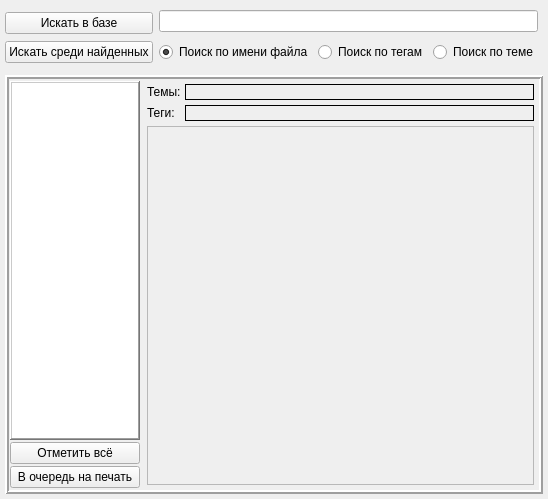
<?xml version="1.0" encoding="UTF-8"?>
<ui version="4.0">
 <class>SearcherWidget</class>
 <widget class="QWidget" name="SearcherWidget">
  <property name="geometry">
   <rect>
    <x>0</x>
    <y>0</y>
    <width>500</width>
    <height>499</height>
   </rect>
  </property>
  <property name="sizePolicy">
   <sizepolicy hsizetype="Expanding" vsizetype="Expanding">
    <horstretch>0</horstretch>
    <verstretch>0</verstretch>
   </sizepolicy>
  </property>
  <property name="windowTitle">
   <string>Form</string>
  </property>
  <layout class="QGridLayout" name="gridLayout">
   <property name="leftMargin">
    <number>5</number>
   </property>
   <property name="topMargin">
    <number>5</number>
   </property>
   <property name="rightMargin">
    <number>5</number>
   </property>
   <property name="bottomMargin">
    <number>5</number>
   </property>
   <property name="horizontalSpacing">
    <number>5</number>
   </property>
   <property name="verticalSpacing">
    <number>3</number>
   </property>
   <item row="2" column="0">
    <widget class="QFrame" name="frame">
     <property name="sizePolicy">
      <sizepolicy hsizetype="Preferred" vsizetype="Preferred">
       <horstretch>0</horstretch>
       <verstretch>0</verstretch>
      </sizepolicy>
     </property>
     <property name="frameShape">
      <enum>QFrame::Box</enum>
     </property>
     <property name="frameShadow">
      <enum>QFrame::Raised</enum>
     </property>
     <property name="lineWidth">
      <number>2</number>
     </property>
     <property name="midLineWidth">
      <number>0</number>
     </property>
     <layout class="QHBoxLayout" name="horizontalLayout_6" stretch="0,0">
      <property name="spacing">
       <number>1</number>
      </property>
      <property name="sizeConstraint">
       <enum>QLayout::SetDefaultConstraint</enum>
      </property>
      <property name="leftMargin">
       <number>0</number>
      </property>
      <property name="topMargin">
       <number>0</number>
      </property>
      <property name="rightMargin">
       <number>0</number>
      </property>
      <property name="bottomMargin">
       <number>0</number>
      </property>
      <item>
       <layout class="QVBoxLayout" name="verticalLayout_2">
        <property name="spacing">
         <number>2</number>
        </property>
        <property name="sizeConstraint">
         <enum>QLayout::SetMinimumSize</enum>
        </property>
        <property name="leftMargin">
         <number>1</number>
        </property>
        <property name="topMargin">
         <number>2</number>
        </property>
        <property name="rightMargin">
         <number>1</number>
        </property>
        <property name="bottomMargin">
         <number>2</number>
        </property>
        <item>
         <widget class="QListWidget" name="FoundObjectsList">
          <property name="sizePolicy">
           <sizepolicy hsizetype="Minimum" vsizetype="Expanding">
            <horstretch>0</horstretch>
            <verstretch>0</verstretch>
           </sizepolicy>
          </property>
          <property name="maximumSize">
           <size>
            <width>130</width>
            <height>16777215</height>
           </size>
          </property>
          <property name="frameShape">
           <enum>QFrame::WinPanel</enum>
          </property>
          <property name="frameShadow">
           <enum>QFrame::Raised</enum>
          </property>
          <property name="lineWidth">
           <number>1</number>
          </property>
          <property name="currentRow">
           <number>-1</number>
          </property>
         </widget>
        </item>
        <item>
         <widget class="QPushButton" name="selectAllButton">
          <property name="sizePolicy">
           <sizepolicy hsizetype="Minimum" vsizetype="Fixed">
            <horstretch>0</horstretch>
            <verstretch>0</verstretch>
           </sizepolicy>
          </property>
          <property name="maximumSize">
           <size>
            <width>130</width>
            <height>16777215</height>
           </size>
          </property>
          <property name="text">
           <string>Отметить всё</string>
          </property>
         </widget>
        </item>
        <item>
         <widget class="QPushButton" name="printQueueButton">
          <property name="maximumSize">
           <size>
            <width>130</width>
            <height>16777215</height>
           </size>
          </property>
          <property name="font">
           <font>
            <weight>50</weight>
            <italic>false</italic>
            <bold>false</bold>
            <underline>false</underline>
            <strikeout>false</strikeout>
            <stylestrategy>PreferDefault</stylestrategy>
            <kerning>true</kerning>
           </font>
          </property>
          <property name="mouseTracking">
           <bool>false</bool>
          </property>
          <property name="whatsThis">
           <string/>
          </property>
          <property name="text">
           <string>В очередь на печать</string>
          </property>
          <property name="autoDefault">
           <bool>false</bool>
          </property>
          <property name="default">
           <bool>false</bool>
          </property>
          <property name="flat">
           <bool>false</bool>
          </property>
         </widget>
        </item>
       </layout>
      </item>
      <item>
       <layout class="QVBoxLayout" name="verticalLayout">
        <property name="spacing">
         <number>5</number>
        </property>
        <property name="leftMargin">
         <number>5</number>
        </property>
        <property name="topMargin">
         <number>5</number>
        </property>
        <property name="rightMargin">
         <number>5</number>
        </property>
        <property name="bottomMargin">
         <number>5</number>
        </property>
        <item>
         <layout class="QHBoxLayout" name="horizontalLayout_2" stretch="1,9">
          <property name="spacing">
           <number>5</number>
          </property>
          <property name="leftMargin">
           <number>0</number>
          </property>
          <property name="topMargin">
           <number>0</number>
          </property>
          <property name="rightMargin">
           <number>0</number>
          </property>
          <property name="bottomMargin">
           <number>0</number>
          </property>
          <item>
           <widget class="QLabel" name="theme_label">
            <property name="maximumSize">
             <size>
              <width>33</width>
              <height>16777215</height>
             </size>
            </property>
            <property name="text">
             <string>Темы:</string>
            </property>
           </widget>
          </item>
          <item>
           <widget class="QLabel" name="theme_label_field">
            <property name="frameShape">
             <enum>QFrame::Panel</enum>
            </property>
            <property name="text">
             <string/>
            </property>
           </widget>
          </item>
         </layout>
        </item>
        <item>
         <layout class="QHBoxLayout" name="horizontalLayout_3" stretch="1,9">
          <property name="spacing">
           <number>5</number>
          </property>
          <property name="leftMargin">
           <number>0</number>
          </property>
          <property name="topMargin">
           <number>0</number>
          </property>
          <property name="rightMargin">
           <number>0</number>
          </property>
          <property name="bottomMargin">
           <number>0</number>
          </property>
          <item>
           <widget class="QLabel" name="tags_label_2">
            <property name="maximumSize">
             <size>
              <width>33</width>
              <height>16777215</height>
             </size>
            </property>
            <property name="text">
             <string>Теги:</string>
            </property>
           </widget>
          </item>
          <item>
           <widget class="QLabel" name="tags_label_field">
            <property name="frameShape">
             <enum>QFrame::Panel</enum>
            </property>
            <property name="text">
             <string/>
            </property>
           </widget>
          </item>
         </layout>
        </item>
        <item>
         <widget class="QScrollArea" name="FoundObjectsMonitor">
          <property name="verticalScrollBarPolicy">
           <enum>Qt::ScrollBarAsNeeded</enum>
          </property>
          <property name="sizeAdjustPolicy">
           <enum>QAbstractScrollArea::AdjustIgnored</enum>
          </property>
          <property name="widgetResizable">
           <bool>true</bool>
          </property>
          <property name="alignment">
           <set>Qt::AlignCenter</set>
          </property>
          <widget class="QWidget" name="scrollAreaWidgetContents">
           <property name="geometry">
            <rect>
             <x>0</x>
             <y>0</y>
             <width>337</width>
             <height>355</height>
            </rect>
           </property>
          </widget>
         </widget>
        </item>
       </layout>
      </item>
     </layout>
    </widget>
   </item>
   <item row="0" column="0">
    <layout class="QHBoxLayout" name="horizontalLayout" stretch="0,0">
     <property name="spacing">
      <number>1</number>
     </property>
     <property name="leftMargin">
      <number>0</number>
     </property>
     <property name="rightMargin">
      <number>0</number>
     </property>
     <property name="bottomMargin">
      <number>0</number>
     </property>
     <item>
      <layout class="QVBoxLayout" name="verticalLayout_3">
       <property name="spacing">
        <number>0</number>
       </property>
       <property name="sizeConstraint">
        <enum>QLayout::SetMinimumSize</enum>
       </property>
       <property name="leftMargin">
        <number>0</number>
       </property>
       <property name="topMargin">
        <number>0</number>
       </property>
       <property name="rightMargin">
        <number>0</number>
       </property>
       <property name="bottomMargin">
        <number>0</number>
       </property>
       <item>
        <widget class="QPushButton" name="find_button">
         <property name="sizePolicy">
          <sizepolicy hsizetype="Minimum" vsizetype="Fixed">
           <horstretch>0</horstretch>
           <verstretch>0</verstretch>
          </sizepolicy>
         </property>
         <property name="text">
          <string>Искать в базе</string>
         </property>
         <property name="default">
          <bool>false</bool>
         </property>
         <property name="flat">
          <bool>false</bool>
         </property>
        </widget>
       </item>
       <item>
        <widget class="QPushButton" name="local_find_button">
         <property name="text">
          <string>Искать среди найденных</string>
         </property>
        </widget>
       </item>
      </layout>
     </item>
     <item>
      <layout class="QVBoxLayout" name="verticalLayout_4">
       <property name="spacing">
        <number>5</number>
       </property>
       <property name="leftMargin">
        <number>5</number>
       </property>
       <property name="topMargin">
        <number>5</number>
       </property>
       <property name="rightMargin">
        <number>5</number>
       </property>
       <property name="bottomMargin">
        <number>5</number>
       </property>
       <item>
        <widget class="QLineEdit" name="query_text_line">
         <property name="sizePolicy">
          <sizepolicy hsizetype="Expanding" vsizetype="Fixed">
           <horstretch>0</horstretch>
           <verstretch>0</verstretch>
          </sizepolicy>
         </property>
         <property name="text">
          <string/>
         </property>
         <property name="cursorPosition">
          <number>0</number>
         </property>
        </widget>
       </item>
       <item>
        <layout class="QHBoxLayout" name="horizontalLayout_7" stretch="1,1,1,0">
         <property name="topMargin">
          <number>5</number>
         </property>
         <property name="bottomMargin">
          <number>5</number>
         </property>
         <item>
          <widget class="QRadioButton" name="name_search_button">
           <property name="text">
            <string>Поиск по имени файла</string>
           </property>
           <property name="checked">
            <bool>true</bool>
           </property>
          </widget>
         </item>
         <item>
          <widget class="QRadioButton" name="tag_search_button">
           <property name="text">
            <string>Поиск по тегам</string>
           </property>
          </widget>
         </item>
         <item>
          <widget class="QRadioButton" name="theme_search_button">
           <property name="text">
            <string>Поиск по теме</string>
           </property>
          </widget>
         </item>
         <item>
          <spacer name="horizontalSpacer">
           <property name="orientation">
            <enum>Qt::Horizontal</enum>
           </property>
           <property name="sizeHint" stdset="0">
            <size>
             <width>9999</width>
             <height>20</height>
            </size>
           </property>
          </spacer>
         </item>
        </layout>
       </item>
      </layout>
     </item>
    </layout>
   </item>
  </layout>
 </widget>
 <resources/>
 <connections/>
</ui>
